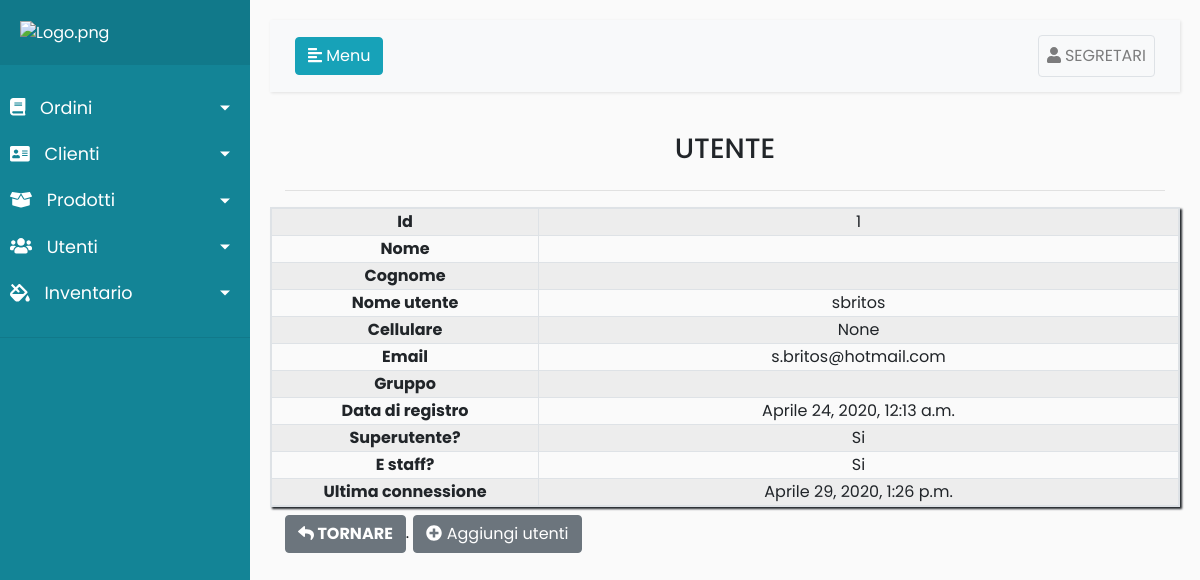
The app's page /Registro/detail/1 (signed in) with its own data.
### Register/models.py (models this page shows)
class Usuarios(AbstractUser):
	telefono = models.CharField(max_length=20,null=True, verbose_name='Teléfono',blank=False)
	class Meta:
		permissions = (('Administrador', 'Administrador'),
					   ('Encargado','Encargado'),
					   ('Pintor','Pintor'),
					   ('Montaje','Montaje'),
					   ('Calidad1','Calidad1'),
					   ('Secretaria','Secretaria'),
					   ('Stock','Stock'),
					   )

### Register/views.py (the view)
# urls.py: path('Registro/detail/<int:pk>',login_required(DetailUserView.as_view()),name='detailUsuario'),
class DetailUserView(DetailView):
    model = Usuarios
    template_name = 'register/detail.html'

### Register/templates/register/detail.html (shortened to what this page needs)
{%extends 'register/index.html'%}
{%load static%}
{% load widget_tweaks %}
{%block content%}
<div class="container">
    <div class="d-flex justify-content-center">
        <h3>UTENTE {{object.first_name|upper }} {{object.last_name|upper}}</h3>
    </div>
    <hr>
</div>
<table class="table-responsive  table-striped table-bordered" style="box-shadow:2px 2px 2px;">
    <form method="post" action="{%url 'deleteUsuario' object.id %}">
    <tbody>
    <tr>
        <th class="text-center" style="width:20rem">Id</th>
        <td class="text-center" style="width:50rem">{{object.id}}</td>
    </tr>
    <tr>
        <th class="text-center" style="width:20rem">Nome</th>
        <td class="text-center" style="width:50rem">{{object.first_name}}</td>
    </tr>
    <tr>
        <th class="text-center" style="width:20rem">Cognome</th>
        <td class="text-center" style="width:50rem">{{object.last_name}}</td>
    </tr>
    <tr>
        <th class="text-center" style="width:20rem">Nome utente</th>
        <td class="text-center" style="width:50rem">{{object.username}}</td>
    </tr>
    <tr>
        <th class="text-center" style="width:20rem">Cellulare</th>
        <td class="text-center" style="width:50rem">{{object.telefono}}</td>
    </tr>
    <tr>
        <th class="text-center" style="width:20rem">Email</th>
        <td class="text-center" style="width:50rem">{{object.email}}</td>
    </tr>
    <tr>
        <th class="text-center" style="width:20rem">Gruppo</th>
        <td class="text-center" style="width:50rem">
        </td>
    </tr>
    <tr>
        <th class="text-center" style="width:20rem">Data di registro</th>
        <td class="text-center" style="width:50rem">{{object.date_joined}}</td>
    </tr>
    <tr>
        <th class="text-center" style="width:20rem">Superutente?</th>
        <td class="text-center" id="superuser" style="width:50rem">{{object.is_superuser}}</td>
    </tr>
    <tr>
        <th class="text-center" style="width:20rem">E staff?</th>
        <td class="text-center" id="staff" style="width:50rem">{{object.is_staff}}</td>
    </tr>
    <tr>
        <th class="text-center" style="width:20rem">Ultima connessione</th>
        <td class="text-center" style="width:50rem">{%if object.last_login == None %}Non ancora connesso {%else%}{{object.last_login}}{%endif%}</td>
    </tr>
</tbody>
</form>
</table>
<div class="container mt-2">
<a href="javascript:history.back(-1);"
             id="jamaica"  class="btn btn-secondary"><strong><i id="japon" class="fa fa-reply"></i> TORNARE</strong></a>.
{%if perms.Register.Administrador or perms.Register.Secretaria or perms.Register.Encargado%}
<a href="{%url 'createUsuario'%}" id="jamaica4" class="btn btn-secondary"><i id="japon4" class="fas fa-plus-circle"></i> Aggiungi utenti</a>
{%endif%}
</div>
{%endblock%}

### Register/templates/register/index.html (shortened to what this page needs)
<!DOCTYPE html>
<html>
<head>
    <link rel="stylesheet" href="https://stackpath.bootstrapcdn.com/bootstrap/4.1.0/css/bootstrap.min.css"
>
    <link rel="stylesheet" href="https://ajax.googleapis.com/ajax/libs/jquerymobile/1.4.5/jquery.mobile.min.css">
</head>
<body>
<div class="wrapper">
    <nav id="sidebar">
        <div class="sidebar-header" style="border-color:#fff;">
            <a href="{%url 'listarOrden'%}"><img src="http://www.fortexsrl.it/wp-content/uploads/2013/05/logo1.png" width="100%"
                             alt="Logo.png"></a>
        </div>
        <ul class="list-unstyled components">
            <li class="">
                <a href="#homeSubmenu" data-toggle="collapse" aria-expanded="false" class="dropdown-toggle">
                    <i class="fas fa-book"></i>
                    Ordini
                </a>
            </li>
            <li>
                <a href="#pageClienti" data-toggle="collapse" aria-expanded="false" class="dropdown-toggle">
                    <i class="fas fa-address-card"></i>
                    Clienti
                </a>
                <a href="#pageSubmenu" data-toggle="collapse" aria-expanded="false" class="dropdown-toggle">
                    <i class="fas fa-box-open"></i>
                    Prodotti
                </a>
            </li>
            <li>
                <a href="#pageUtenti" data-toggle="collapse" aria-expanded="false" class="dropdown-toggle">
                    <i class="fas fa-users"></i>
                    Utenti
                </a>
            </li>
            <li>
                <a href="#pageInventario" data-toggle="collapse" aria-expanded="false" class="dropdown-toggle">
                    <i class="fas fa-fill-drip"></i>
                    Inventario
                </a>
            </li>
        </ul>
    </nav>
    <div id="content">
        <nav class="navbar navbar-expand-lg navbar-light bg-light">
            <div class="container-fluid">
                <button type="button" id="sidebarCollapse" class="btn btn-info">
                    <i class="fas fa-align-left"></i>
                    <span>Menu</span>
                </button>
                <div class="collapse navbar-collapse" id="navbarSupportedContent">
                    <ul class="nav navbar-nav ml-auto">
                        <li class="nav-item">
                            <a href="#pageInventario1" data-toggle="collapse"  style="background:None;"
                               aria-expanded="true"
                               class=" nav-link dropdown border rounded ">
                                <i class="fas fa-user"></i>
                                {{user|upper}}
                            </a>
                                </li>
                            </ul>
                </div>
            </div>
        </nav>
        {%block content%}{%endblock%}
    </div>
</div>
</body>
</html>

### Register/templates/register/index.html (style rules this page uses)
body { font-family: 'Poppins', sans-serif; background: #fafafa; }
a, a:hover, a:focus { color: inherit; text-decoration: none; transition: all 0.3s; }
.navbar { padding: 15px 10px; background: #fff; border: none; border-radius: 0; margin-bottom: 40px; box-shadow: 1px 1px 3px rgba(0, 0, 0, 0.1); }
i, span { display: inline-block; }
.wrapper { display: flex; align-items: stretch; }
#sidebar { min-width: 250px; max-width: 250px; background: #138496; color: #fff; transition: all 0.3s; }
#sidebar ul li a { text-align: left; }
#sidebar .sidebar-header { padding: 20px; background: #11798a; }
#sidebar ul.components { padding: 20px 0; border-bottom: 1px solid #11798a; }
#sidebar ul li a { padding: 10px; font-size: 1.1em; display: block; }
#sidebar ul li a i { margin-right: 10px; }
#sidebar ul li.active>a, a[aria-expanded="true"] { color: #fff; background: #138496; }
a[data-toggle="collapse"] { position: relative; }
.dropdown-toggle::after { display: block; position: absolute; top: 50%; right: 20px; transform: translateY(-50%); }
#content { width: 100%; padding: 20px; min-height: 100vh; transition: all 0.3s; }

### records on screen
Usuarios: username "SEGRETARI"
Usuarios: id "1", username "sbritos", telefono "None", email "s.britos@hotmail.com", date_joined "Aprile 24, 2020, 12:13 a.m.", last_login "Aprile 29, 2020, 1:26 p.m."
